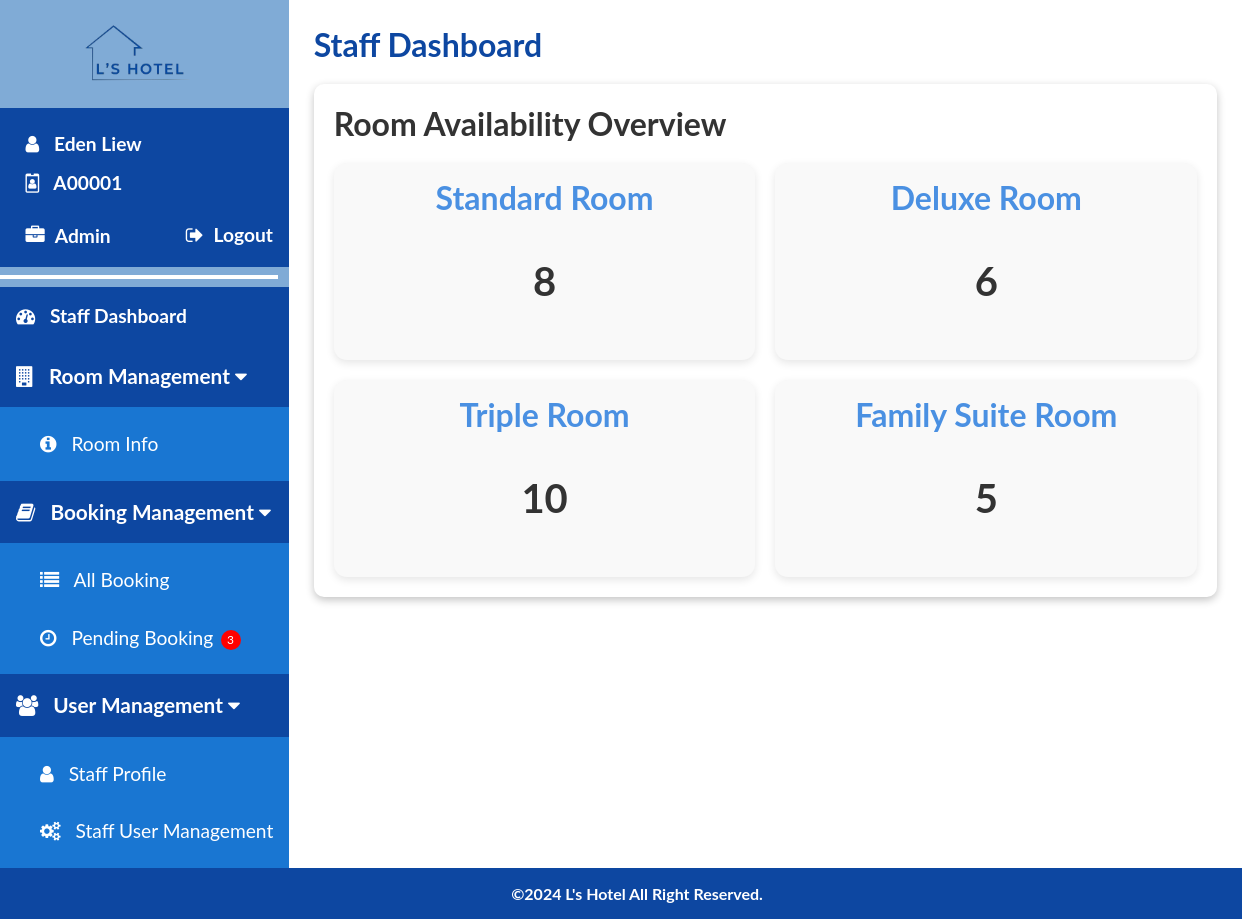
Screenshot of /staff/staff_dashboard.php (signed in) with the database file from the repository.
### tables this page shows
CREATE TABLE `rooms` (
  `room_id` int(11) NOT NULL,
  `room_type` varchar(255) NOT NULL,
  `room_level` int(3) NOT NULL,
  `room_price` decimal(10,2) NOT NULL,
  `room_features` text DEFAULT NULL,
  `room_facilities` text DEFAULT NULL,
  `room_size` varchar(50) DEFAULT NULL,
  `room_availability` int(11) DEFAULT NULL,
  `room_description` text DEFAULT NULL,
  `room_images` text DEFAULT NULL
);

### staff/staff_dashboard.php (the view, shortened to what this page needs)
<!DOCTYPE html>
<html>
<head>
    <link rel="stylesheet" href="https://cdnjs.cloudflare.com/ajax/libs/font-awesome/4.7.0/css/font-awesome.min.css">
    <link rel="stylesheet" href="../css/staff/staff-style.css?v=<?php echo time(); ?>">
</head>
<body>
    <div class="staff-container">
        <?php include 'staff_sidenav.php'; ?>
        <div class="main">
            <div class="staff-page-title">
                <span>Staff Dashboard</span>
            </div>
            <div class="container-shadow">
                <div class="section-title">Room Availability Overview</div>
                <div class="room-grid">
                    <?php
                    include '../config.php';
                    $sql = "SELECT room_type, room_availability FROM rooms";
                    $result = $conn->query($sql);
                    if ($result->num_rows > 0) {
                        while($row = $result->fetch_assoc()) {
                            echo "<div class='room-box'>";
                            echo "<h3>" . $row["room_type"] . "</h3>";
                            echo "<p>" . $row["room_availability"] . "</p>";
                            echo "</div>";
                        }
                    } else {
                        echo "<div class='room-box'><p>No data available</p></div>";
                    }
                    ?>
                </div>
            </div>
        </div>
    </div>
    <footer>
        <p>&copy;2024 L's Hotel All Right Reserved.</p>
    </footer>
</body>
</html>

### css/staff/staff-style.css (style rules this page uses)
body { font-family: "Lato", sans-serif; margin: 0; background-color: #ffffff; display: flex; flex-direction: column; min-height: 100vh; }
.staff-container { display: flex; flex: 1; }
.main { width: 100%; padding: 2%; background-color: #ffffff; }
.main .staff-page-title { font-size: 2em; font-weight: bold; text-align: left; color: #0d47a1; }
footer { width: 100%; background-color: #0d47a1; color: #ffffff; text-align: center; padding: 1em; font-size: 1em; font-weight: bold; margin-top: auto; }
footer p { margin: 0; }

### staff/staff_dashboard.php (style rules this page uses)
.container-shadow { box-shadow: rgba(0, 0, 0, 0.24) 0px 3px 8px; padding: 20px; border-radius: 10px; background-color: #ffffff; margin-top: 20px; }
.room-grid { display: grid; grid-template-columns: repeat(2, 1fr); gap: 20px; margin-top: 20px; }
.room-box { padding: 15px; border-radius: 0.8em; text-align: center; background-color: #f9f9f9; box-shadow: rgba(0, 0, 0, 0.1) 0px 3px 8px; }
.room-box h3 { margin-top: 0; font-weight: bold; font-size: 2em; color: #4A90E2; }
.room-box p { font-weight: bold; font-size: 2.5em; color: #333333; }
.section-title { text-align: left; font-size: 2em; font-weight: bold; color: #333333; margin-bottom: 20px; }

### rows the page displays
rooms: room_type "Standard Room", room_availability "8"
rooms: room_type "Deluxe Room", room_availability "6"
rooms: room_type "Triple Room", room_availability "10"
rooms: room_type "Family Suite Room", room_availability "5"

### other values shown
$staffName "Eden Liew"
$staffId "A00001"
$staffRole "Admin"
$pendingCount "3"
